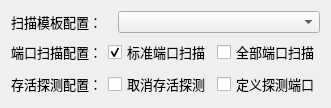
                 <widget class="QWidget" name="widget_3" native="true">
                  <layout class="QVBoxLayout" name="verticalLayout_4">
                   <item>
                    <layout class="QHBoxLayout" name="horizontalLayout_15">
                     <item>
                      <widget class="QLabel" name="Scan_Template_Host_label">
                       <property name="sizePolicy">
                        <sizepolicy hsizetype="Minimum" vsizetype="Preferred">
                         <horstretch>1</horstretch>
                         <verstretch>0</verstretch>
                        </sizepolicy>
                       </property>
                       <property name="font">
                        <font>
                         <family>微软雅黑</family>
                         <pointsize>10</pointsize>
                        </font>
                       </property>
                       <property name="text">
                        <string>扫描模板配置：</string>
                       </property>
                      </widget>
                     </item>
                     <item>
                      <widget class="QComboBox" name="TemplateList_Host_comboBox">
                       <property name="sizePolicy">
                        <sizepolicy hsizetype="Minimum" vsizetype="Fixed">
                         <horstretch>2</horstretch>
                         <verstretch>0</verstretch>
                        </sizepolicy>
                       </property>
                      </widget>
                     </item>
                    </layout>
                   </item>
                   <item>
                    <layout class="QHBoxLayout" name="horizontalLayout_2">
                     <item>
                      <widget class="QLabel" name="SetPost_label">
                       <property name="font">
                        <font>
                         <family>微软雅黑</family>
                         <pointsize>10</pointsize>
                        </font>
                       </property>
                       <property name="text">
                        <string>端口扫描配置：</string>
                       </property>
                      </widget>
                     </item>
                     <item>
                      <widget class="QCheckBox" name="DefaultPort_checkBox">
                       <property name="font">
                        <font>
                         <family>微软雅黑</family>
                         <pointsize>10</pointsize>
                        </font>
                       </property>
                       <property name="text">
                        <string>标准端口扫描</string>
                       </property>
                       <property name="checked">
                        <bool>true</bool>
                       </property>
                      </widget>
                     </item>
                     <item>
                      <widget class="QCheckBox" name="AllPort_checkBox">
                       <property name="font">
                        <font>
                         <family>微软雅黑</family>
                         <pointsize>10</pointsize>
                        </font>
                       </property>
                       <property name="text">
                        <string>全部端口扫描</string>
                       </property>
                       <property name="checked">
                        <bool>false</bool>
                       </property>
                      </widget>
                     </item>
                    </layout>
                   </item>
                   <item>
                    <layout class="QHBoxLayout" name="horizontalLayout_3">
                     <item>
                      <widget class="QLabel" name="survival_label">
                       <property name="font">
                        <font>
                         <family>微软雅黑</family>
                         <pointsize>10</pointsize>
                        </font>
                       </property>
                       <property name="text">
                        <string>存活探测配置：</string>
                       </property>
                      </widget>
                     </item>
                     <item>
                      <widget class="QCheckBox" name="survival_cancel_checkBox">
                       <property name="font">
                        <font>
                         <family>微软雅黑</family>
                         <pointsize>10</pointsize>
                        </font>
                       </property>
                       <property name="text">
                        <string>取消存活探测</string>
                       </property>
                      </widget>
                     </item>
                     <item>
                      <widget class="QCheckBox" name="survival_Definition_checkBox">
                       <property name="font">
                        <font>
                         <family>微软雅黑</family>
                         <pointsize>10</pointsize>
                        </font>
                       </property>
                       <property name="text">
                        <string>定义探测端口</string>
                       </property>
                      </widget>
                     </item>
                    </layout>
                   </item>
                  </layout>
                 </widget>
